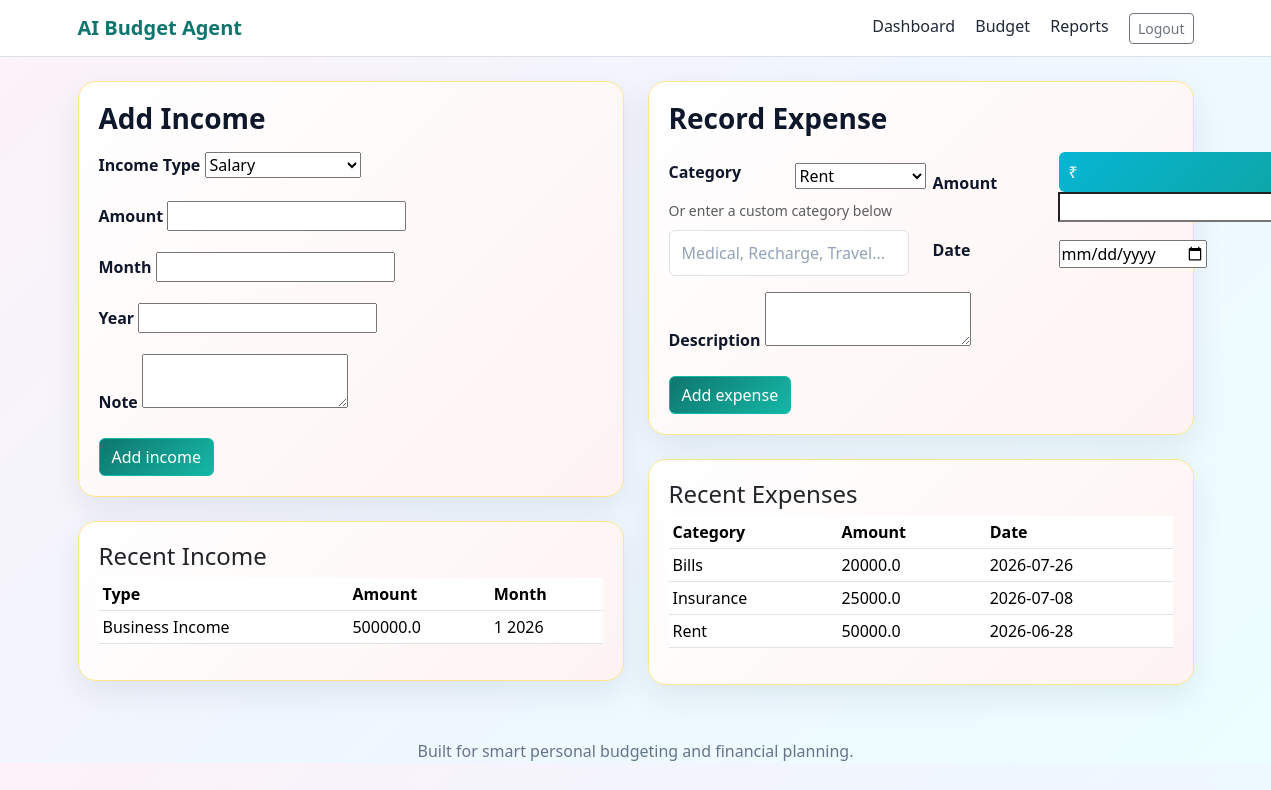
Screenshot of /budget (signed in) with the database file from the repository.
### tables this page shows
CREATE TABLE incomes (
            id INTEGER PRIMARY KEY AUTOINCREMENT,
            user_id INTEGER NOT NULL,
            income_type TEXT NOT NULL,
            amount REAL NOT NULL,
            month TEXT,
            year TEXT,
            note TEXT,
            created_at TEXT NOT NULL,
            FOREIGN KEY (user_id) REFERENCES users(id)
        );

CREATE TABLE expenses (
            id INTEGER PRIMARY KEY AUTOINCREMENT,
            user_id INTEGER NOT NULL,
            category TEXT NOT NULL,
            amount REAL NOT NULL,
            description TEXT,
            expense_date TEXT NOT NULL,
            created_at TEXT NOT NULL,
            FOREIGN KEY (user_id) REFERENCES users(id)
        );

### app.py (the view)
    def wrapped(*args, **kwargs):
        if not get_current_user().is_authenticated:
            flash("Please sign in to continue.", "warning")
            return redirect(url_for("login"))
        return view_func(*args, **kwargs)

### app.py (called while the page is built, shortened)
def get_current_user():
    user_id = session.get("user_id")
    if not user_id:
        return AnonymousUser()
    db = get_db()
    row = db.execute("SELECT id, username, email FROM users WHERE id = ?", (user_id,)).fetchone()
    if row:
        return User(row[0], row[1], row[2])
    session.pop("user_id", None)
    return AnonymousUser()

@app.context_processor
def inject_user():
    return {"current_user": get_current_user()}

def login_required(view_func):
    def wrapped(*args, **kwargs):
        if not get_current_user().is_authenticated:
            flash("Please sign in to continue.", "warning")
            return redirect(url_for("login"))
        return view_func(*args, **kwargs)
    wrapped.__name__ = view_func.__name__
    return wrapped

def get_db():
    if "db" not in g:
        conn = sqlite3.connect(DB_PATH)
        conn.row_factory = sqlite3.Row
        g.db = conn
    return g.db

def ensure_dataset():
    if DATASET_PATH.exists():
        return

@app.before_request
def ensure_db_ready():
    init_db()
    ensure_dataset()

@app.route("/budget", methods=["GET", "POST"])
@login_required
def budget():
    income_form = IncomeForm(request.form)
    expense_form = ExpenseForm(request.form)
    db = get_db()
    incomes = db.execute("SELECT income_type, amount, month, year, note, created_at FROM incomes WHERE user_id = ? ORDER BY created_at DESC LIMIT 10", (get_current_user().id,)).fetchall()
    expenses = db.execute("SELECT category, amount, description, expense_date, created_at FROM expenses WHERE user_id = ? ORDER BY created_at DESC LIMIT 10", (get_current_user().id,)).fetchall()
    summary = calculate_summary(get_current_user().id)
    return render_template("budget.html", income_form=income_form, expense_form=expense_form, incomes=incomes, expenses=expenses, summary=summary)

    def hidden_tag(self):
        return Markup("")

### templates/budget.html (shortened to what this page needs)
{% extends "base.html" %}
{% block content %}
<div class="row g-4">
    <div class="col-lg-6">
        <div class="card mb-4">
            <h3 class="mb-3">Add Income</h3>
            <form method="post">
                <div class="mb-3">
                    <label class="form-label">Income Type</label>
                    {{ income_form.income_type(class_='form-select') }}
                </div>
                <div class="mb-3">
                    <label class="form-label">Amount</label>
                    {{ income_form.amount(class_='form-control') }}
                </div>
                <div class="mb-3">
                    <label class="form-label">Month</label>
                    {{ income_form.month(class_='form-control') }}
                </div>
                <div class="mb-3">
                    <label class="form-label">Year</label>
                    {{ income_form.year(class_='form-control') }}
                </div>
                <div class="mb-3">
                    <label class="form-label">Note</label>
                    {{ income_form.note(class_='form-control') }}
                </div>
                <button class="btn btn-primary" type="submit">Add income</button>
            </form>
        </div>
        <div class="card">
            <h4>Recent Income</h4>
            <table class="table table-sm">
                <thead><tr><th>Type</th><th>Amount</th><th>Month</th></tr></thead>
                <tbody>
                    {% for item in incomes %}
                    <tr><td>{{ item.income_type }}</td><td>{{ item.amount }}</td><td>{{ item.month }} {{ item.year }}</td></tr>
                    {% endfor %}
                </tbody>
            </table>
        </div>
    </div>
    <div class="col-lg-6">
        <div class="card mb-4">
            <h3 class="mb-3">Record Expense</h3>
            <form method="post">
                <div class="row form-row align-items-end">
                    <div class="col-md-6">
                        <div class="d-flex align-items-center gap-3 inline-field">
                            <label class="form-label inline-label">Category</label>
                            {{ expense_form.category(class_='form-select accent-input flex-grow-1') }}
                        </div>
                        <small class="form-text text-muted">Or enter a custom category below</small>
                        <input class="form-control mt-2" type="text" name="custom_category" placeholder="Medical, Recharge, Travel...">
                    </div>
                    <div class="col-md-6">
                        <div class="d-flex align-items-center gap-3 inline-field">
                            <label class="form-label inline-label">Amount</label>
                            <div class="input-group flex-grow-1">
                                <span class="input-group-text currency">₹</span>
                                {{ expense_form.amount(class_='form-control accent-input') }}
                            </div>
                        </div>
                        <div class="d-flex align-items-center gap-3 mt-3 inline-field">
                            <label class="form-label inline-label">Date</label>
                            {{ expense_form.expense_date(class_='form-control') }}
                        </div>
                    </div>
                </div>
                <div class="mb-3 mt-3">
                    <label class="form-label">Description</label>
                    {{ expense_form.description(class_='form-control') }}
                </div>
                <button class="btn btn-primary" type="submit">Add expense</button>
            </form>
        </div>
        <div class="card">
            <h4>Recent Expenses</h4>
            <table class="table table-sm">
                <thead><tr><th>Category</th><th>Amount</th><th>Date</th></tr></thead>
                <tbody>
                    {% for item in expenses %}
                    <tr><td>{{ item.category }}</td><td>{{ item.amount }}</td><td>{{ item.expense_date }}</td></tr>
                    {% endfor %}
                </tbody>
            </table>
        </div>
    </div>
</div>
{% endblock %}

### static/style.css (style rules this page uses)
body { font-family: 'Segoe UI', sans-serif; background: linear-gradient(135deg, #fdf2f8, #eff6ff, #ecfeff); color: #1f2937; }
.hero-card, .card { background: linear-gradient(135deg, #ffffff, #fef3f2); border: 1px solid #fde68a; border-radius: 18px; box-shadow: 0 12px 32px rgba(15, 23, 42, 0.08); padding: 20px; }
.btn-primary { background: linear-gradient(135deg, #0f766e, #14b8a6); border-color: #14b8a6; }
.form-row { margin-bottom: 8px; }
.input-group .currency { background: linear-gradient(135deg,#06b6d4,#0ea5a4); color: white; border: none; }
.form-label { font-weight: 600; color: #0f172a; }
.form-control::placeholder { color: #94a3b8; }
.card.mb-4 h3 { color: #0f172a; font-weight: 700; }
.currency { padding: 8px 10px; border-radius: 6px 0 0 6px; }
.form-row .form-control, .form-row .form-select, .form-row .input-group { width: 100%; display: block; }
.form-row .col-md-6 { padding-right: 12px; padding-left: 12px; }
.input-group .currency { border-right: 0; }
.inline-field { margin-bottom: 6px; }
.inline-label { min-width: 110px; display: inline-block; font-weight: 700; color: #0f172a; padding-right: 6px; }
.form-control, .form-select { padding: 10px 12px; }
.table thead { background: linear-gradient(135deg, #0f766e, #14b8a6); color: white; }

### rows the page displays
incomes: income_type "Business Income", amount "500000.0", month "1", year "2026"
expenses: category "Bills", amount "20000.0", expense_date "2026-07-26"
expenses: category "Insurance", amount "25000.0", expense_date "2026-07-08"
expenses: category "Rent", amount "50000.0", expense_date "2026-06-28"
